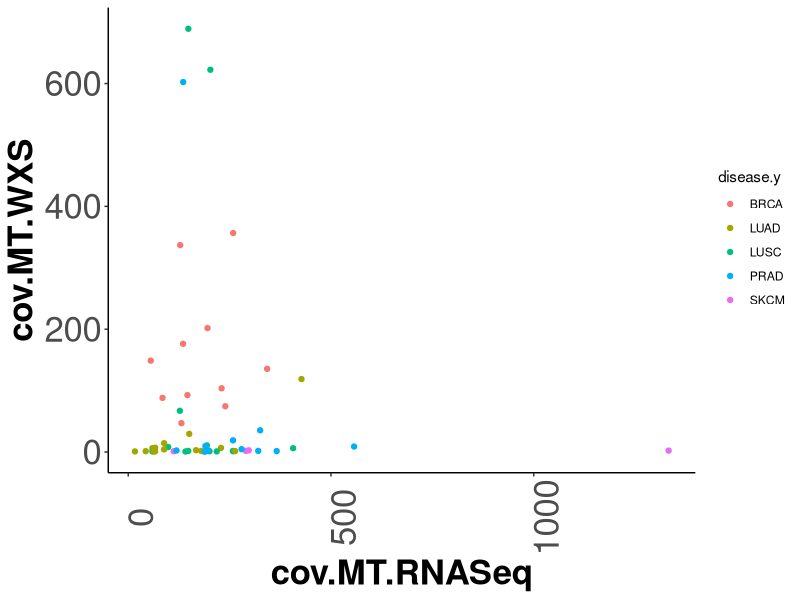
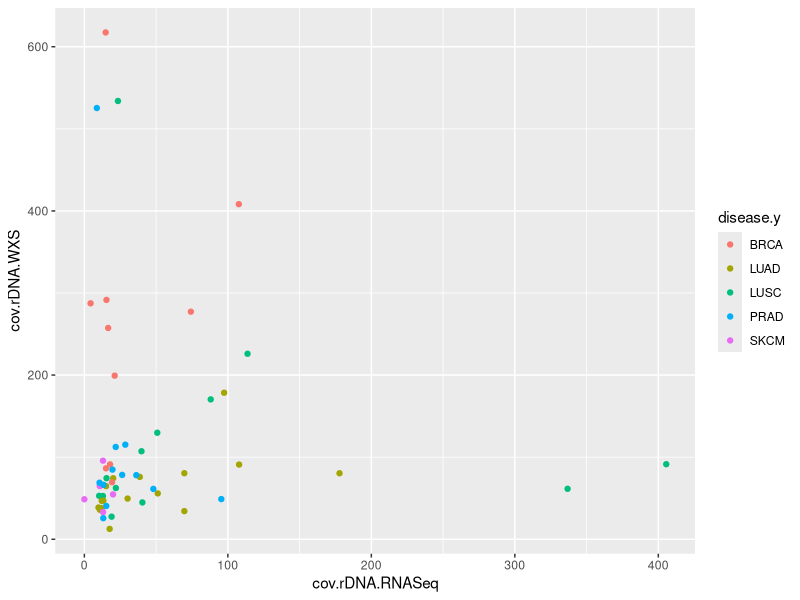
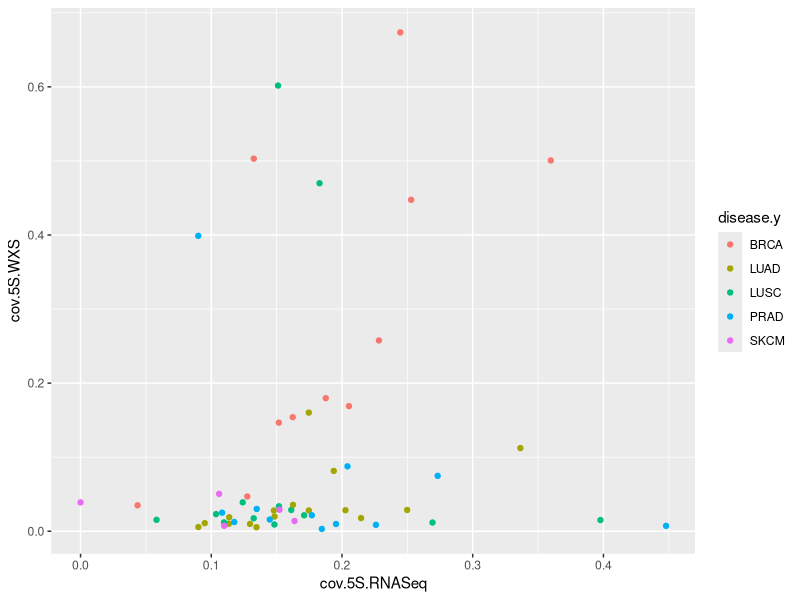

The R source for these figures, in order:

data.WXS=read.csv('../RNASeq.vs.WGS/PILOT.WXS.clean.metadata.results.modified.header.csv')
data.RNASeq=read.csv('../RNASeq.vs.WGS/PILOT.RNASeq.clean.metadata.results.modified.header.csv')



myvars <- c("sample", "cov.MT.RNASeq")


newdata.RNASeq <- data.RNASeq[myvars]




data=merge(data.WXS,data.RNASeq,by='patientBarcode')

dim(data)




library(ggplot2)

x=10
y=10

png('../RNASeq.vs.WGS/MT.RNASeq.vs.WXS.png',width = x, height = y, units = 'in', res = 300)
ggplot(data) + geom_point(aes(cov.MT.RNASeq ,cov.MT.WXS,color=disease.y))+theme(axis.text=element_text(size=25),axis.title=element_text(size=25,face="bold"))+theme(axis.text.x = element_text(angle=90)) +theme(panel.grid.major = element_blank(), panel.grid.minor = element_blank(),panel.background = element_blank(), axis.line = element_line(colour = "black"))+theme(plot.title = element_text(size = 40, face = "bold"))
dev.off()


png('../RNASeq.vs.WGS/rDNA.RNASeq.vs.WXS.png',width = x, height = y, units = 'in', res = 300)+theme(axis.text=element_text(size=25),axis.title=element_text(size=25,face="bold"))+theme(axis.text.x = element_text(angle=90)) +theme(panel.grid.major = element_blank(), panel.grid.minor = element_blank(),panel.background = element_blank(), axis.line = element_line(colour = "black"))+theme(plot.title = element_text(size = 40, face = "bold"))
ggplot(data) + geom_point(aes(cov.rDNA.RNASeq ,cov.rDNA.WXS,color=disease.y))
dev.off()

png('../RNASeq.vs.WGS/5S.RNASeq.vs.WXS.png',width = x, height = y, units = 'in', res = 300)+theme(axis.text=element_text(size=25),axis.title=element_text(size=25,face="bold"))+theme(axis.text.x = element_text(angle=90)) +theme(panel.grid.major = element_blank(), panel.grid.minor = element_blank(),panel.background = element_blank(), axis.line = element_line(colour = "black"))+theme(plot.title = element_text(size = 40, face = "bold"))
ggplot(data) + geom_point(aes(cov.5S.RNASeq ,cov.5S.WXS,color=disease.y))
dev.off()